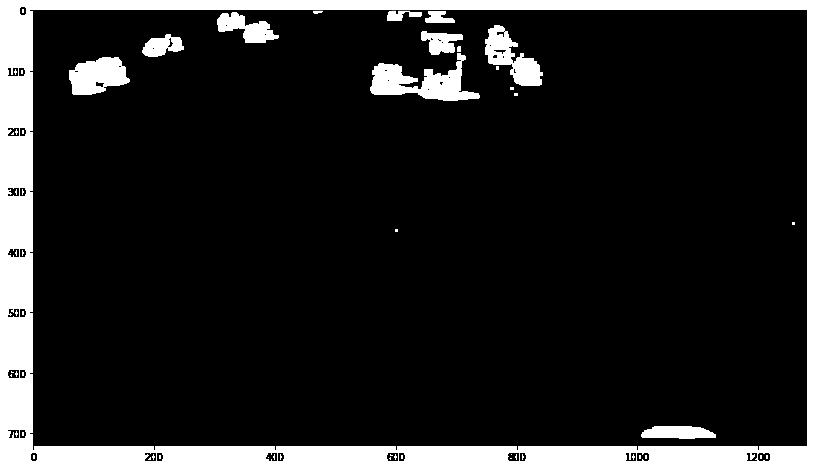
#> input picture images/img1.png, 813 x 469 px, given in place of CarsDrivingUnderBridge.mp4, which was not available
$ jupyter execute car_detection.ipynb   (older library calls are emulated)   (text cells are left out)
#> lines starting #> are read from the running program, lines starting #| are printed output that depends on the picture; pictures that were not available may be replaced by others from this repository, and a replacement may not be noted
[cell 1]
import matplotlib.pyplot as plt
import numpy as np
import cv2
from scipy.spatial.distance import cdist #to calculate minimal euclidean distance

[cell 2]
def closestNodes(cntrs1, cntrs2):
    pairs = []

    for c1 in cntrs1:
        c2 = cntrs2[cdist([c1], cntrs2).argmin()]
        pairs.append([c1,c2])
    return pairs

[cell 3]
def dilatedImage(img1, img2):
    gray1 = cv2.cvtColor(img1, cv2.COLOR_RGB2GRAY)
    gray2 = cv2.cvtColor(img2, cv2.COLOR_RGB2GRAY)

    blur = cv2.GaussianBlur(gray1, (5,5), 0)
    blur = cv2.GaussianBlur(blur, (5,5), 0)
    #blur = cv2.GaussianBlur(blur, (5,5), 0)

    blur2 = cv2.GaussianBlur(gray2, (5,5), 0)
    blur2 = cv2.GaussianBlur(blur2, (5,5), 0)
    #blur2 = cv2.GaussianBlur(blur2, (5,5), 0)

    diff = cv2.absdiff(blur, blur2)
    _, thresh = cv2.threshold(diff, 20, 255, cv2.THRESH_BINARY)
    dilated = cv2.dilate(thresh, None, iterations = 2)
    #dilated = cv2.erode(dilated,np.ones((5,5)),iterations=1)

    return dilated

[cell 4]
cap = cv2.VideoCapture('CarsDrivingUnderBridge.mp4')

ret, frame1 = cap.read()
#> frame1 is the input picture: shape (469, 813, 3); min 0, max 255, mean 34.6
ret, frame2 = cap.read()
ret, frame3 = cap.read()

img1 = frame1.copy()
img2 = frame3.copy()
rgb = cv2.cvtColor(img1, cv2.COLOR_BGR2RGB)
width = img1.shape[0]
#> width = 469
height = img1.shape[1]
#> height = 813

plt.figure(figsize=(14,8))
plt.imshow(rgb)
plt.show()
print(width, height)
#| 469 813

[cell 5]
d2 = dilatedImage(img1,img2)
#> in dilatedImage, `blur = cv2.GaussianBlur(gray1, (5,5), 0)`:
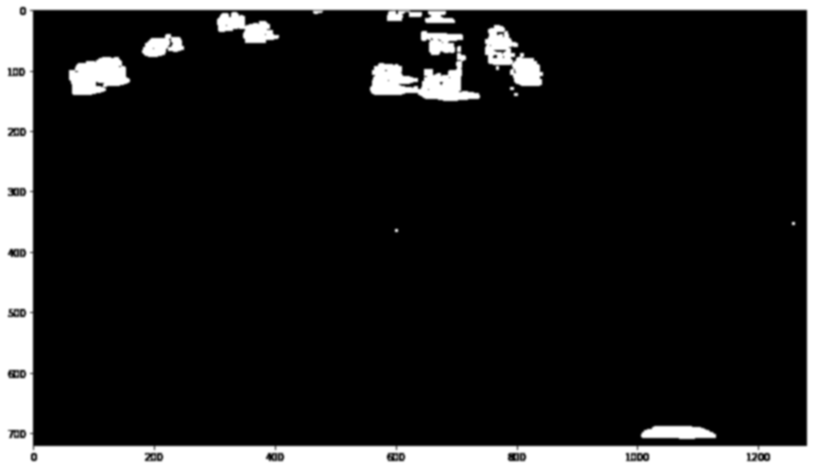
#> blur: shape (469, 813); min 0, max 255, mean 34.6
#> in dilatedImage, `diff = cv2.absdiff(blur, blur2)`: diff: shape (469, 813); every value is 0
plt.figure(figsize=(14,8))
plt.imshow(d2, cmap = 'gray')
plt.show()

[cell 6]
_,testContours,_ = cv2.findContours(d2, cv2.RETR_LIST, cv2.CHAIN_APPROX_SIMPLE)
#> testContours = []

for contour in testContours:
    (x,y,w,h) = cv2.boundingRect(contour)
    area1 = cv2.contourArea(contour)
    if area1 < 1000:
        continue
    (a,b) = (x+w/2, y+h/2)

    cv2.rectangle(rgb, (x,y), (x+w, y+h), (0,255,0), 2)
    cv2.circle(rgb, (int(a),int(b)), 4, (255,0,0), thickness=1, lineType=8, shift=0)
#> this loop made 0 passes
plt.figure(figsize=(14,8))
plt.imshow(rgb)
plt.show()

[cell 7]
# blue line edges
pt1 = (300,250)
pt2 = (1100,250)

# red line edges
pt3 = (70,60)
pt4 = (280,170)

# yellow line
pt7 = (215,20)
pt8 =(370,100)

# Black line (won't be shown - only for calculations)
pt5 = (500,0)
pt6 = (0,350)

cv2.line(rgb,pt1, pt2, (0,0,255), 3) # draw blue line
cv2.line(rgb,pt3, pt4, (255,0,0), 3) # draw red line
cv2.line(rgb,pt5, pt6, (0,0,0), 3) # draw black line
cv2.line(rgb,pt7, pt8, (200,200,0), 3) # draw yellow line
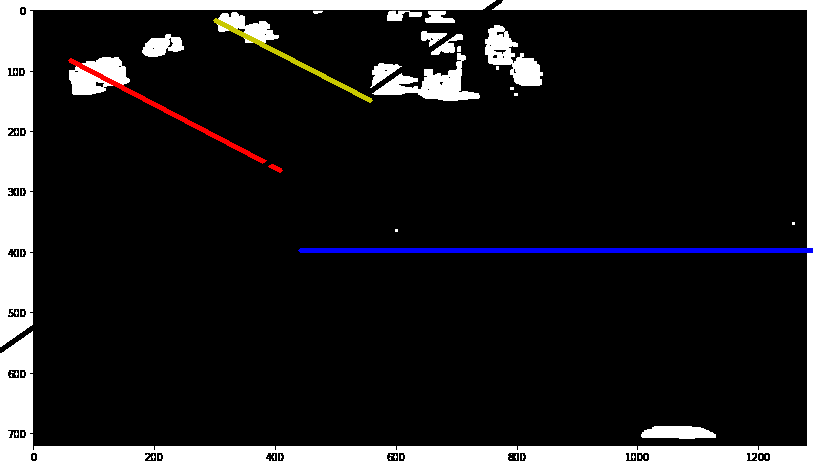
#> rgb: shape (469, 813, 3); mean R, G, B 35.1, 34.3, 35.6
plt.figure(figsize=(14,8))
plt.imshow(rgb)
plt.show()

[cell 8]
# Linear equation
def incline(point1, point2):
    m = (point1[1] - point2[1]) / (point1[0] - point2[0])
    return m

def Fx(x,point1, point2):
    m = incline(point1, point2)
    y = m*x - m*point1[0] + point1[1]
    return y

[cell 9]
cap = cv2.VideoCapture('CarsDrivingUnderBridge.mp4')

ret, frame1 = cap.read()
ret, frame2 = cap.read()
ret, frame3 = cap.read()
ret, frame4 = cap.read()

cntUp = 0
cntDown1 = 0
cntDown2 = 0

while ret == True:
    # finding moving objects between 1st and 2nd frames
    dilated = dilatedImage(frame1, frame3)
    _,contours,_ = cv2.findContours(dilated, cv2.RETR_LIST, cv2.CHAIN_APPROX_SIMPLE)
#> contours = []

    # finding moving objects between 2nd and 3rd frames
    dilated2 = dilatedImage(frame2, frame4)
    _,contours2,_ = cv2.findContours(dilated2, cv2.RETR_LIST, cv2.CHAIN_APPROX_SIMPLE)
#> contours2 = []

    line = 250

    centers1 = []
    # drawing contours, finding their centers and drawing them too
    for contour in contours:
        (x,y,w,h) = cv2.boundingRect(contour)
        area1 = cv2.contourArea(contour)
        if area1 < 1000:
            continue
        (a,b) = (x+w/2, y+h/2)
        centers1.append((a,b))

        cv2.rectangle(frame1, (x,y), (x+w, y+h), (0,255,0), 2)
        cv2.circle(frame1, (int(a),int(b)), 4, (0,0,255), thickness=1, lineType=8, shift=0)
        cv2.line(frame1, pt1, pt2, (255,0,0), 3)
        cv2.line(frame1,pt3, pt4, (0,0,255), 3)
        cv2.line(frame1,pt7, pt8, (0,200,200), 3)
#> after the loop, centers1 = []

    centers2 = []

    # drawing contours, finding their centers and drawing them too
    for contour2 in contours2:
        (x,y,w,h) = cv2.boundingRect(contour2)

        area2 = cv2.contourArea(contour2)
        if area2 < 1000:
            continue
        (a,b) = (x+w/2, y+h/2)
        centers2.append((a,b))
#> after the loop, centers2 = []

    # matching centers by euclidean distance
    pairs = closestNodes(centers1, centers2)
#> pairs = []

    # checking if center point crossed the drawn line
    for pair in pairs:
        (x1,y1), (x2,y2) = pair

        if y1 > line and y2 < line and x1 < 1100 and x1 >= 250:
            cntUp+=1
        else:
            if y1 < Fx(x1, pt5, pt6) and y1 < Fx(x1, pt3, pt4) and y2 < Fx(x2, pt5, pt6) and y2 > Fx(x2, pt3, pt4):
                cntDown1 += 1
            if y1 < Fx(x1, pt5, pt6) and y1 < Fx(x1, pt7, pt8) and y2 < Fx(x2, pt5, pt6) and y2 > Fx(x2, pt7, pt8):
                cntDown2 += 1
#> after the loop, cntDown1 = 0; cntDown2 = 0; cntUp = 0

    # setting counters on window
    font = cv2.FONT_HERSHEY_SIMPLEX
#> font = 0
    fontScale = 1
    color = (255,0,0)
    org = (50, 50)
    thickness = 2
    cv2.putText(frame1, 'Up:{}'.format(cntUp), org, font,
                   fontScale, color, thickness, cv2.LINE_AA)
    if cntDown1 > cntDown2:
        cv2.putText(frame1, 'Down:{}'.format(cntDown1), (50, 100), font, fontScale, (0,0,255), thickness, cv2.LINE_AA)
    else:
        cv2.putText(frame1, 'Down:{}'.format(cntDown2), (50, 100), font, fontScale, (0,0,255), thickness, cv2.LINE_AA)
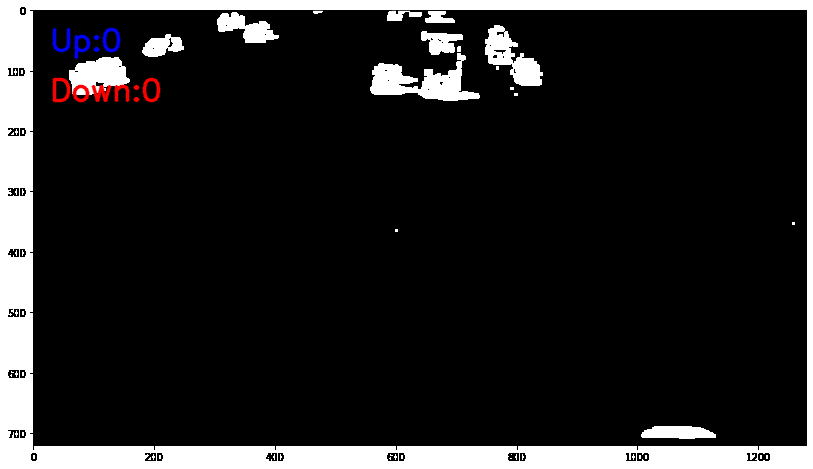
#> frame1: shape (469, 813, 3); mean B, G, R 34.9, 34.5, 35.1

    cv2.imshow('WINDOW', frame1)

    frame1 = frame2
    frame2 = frame3
    frame3 = frame4
    ret, frame4 = cap.read()

    if (cv2.waitKey(20) & 0xff == 27): # ESC key to exit video
#> (key Esc is pressed here)
        break

cap.release()
cv2.destroyAllWindows()
cv2.waitKey(1)
#> Out = 27

$ run again, on images/img2.png
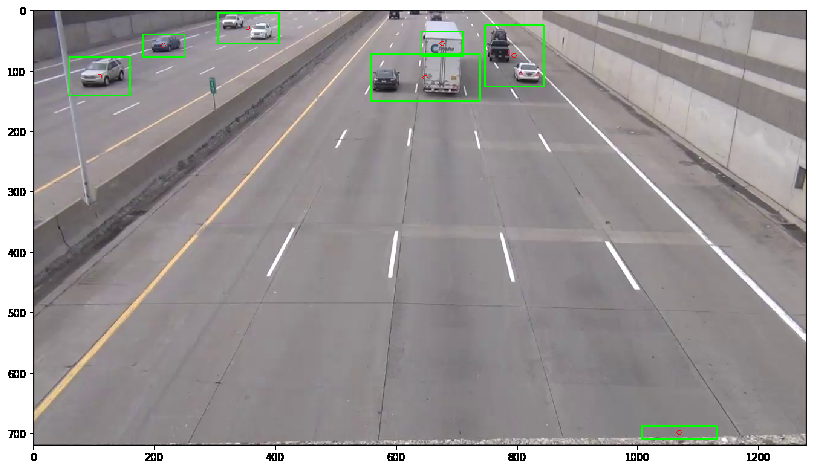
#> input picture images/img2.png, 813 x 469 px, given in place of CarsDrivingUnderBridge.mp4, which was not available
#> frame1 is the input picture: shape (469, 813, 3); mean B, G, R 152.2, 151.8, 155.8
#| 469 813
#> in dilatedImage, `blur = cv2.GaussianBlur(gray1, (5,5), 0)`:
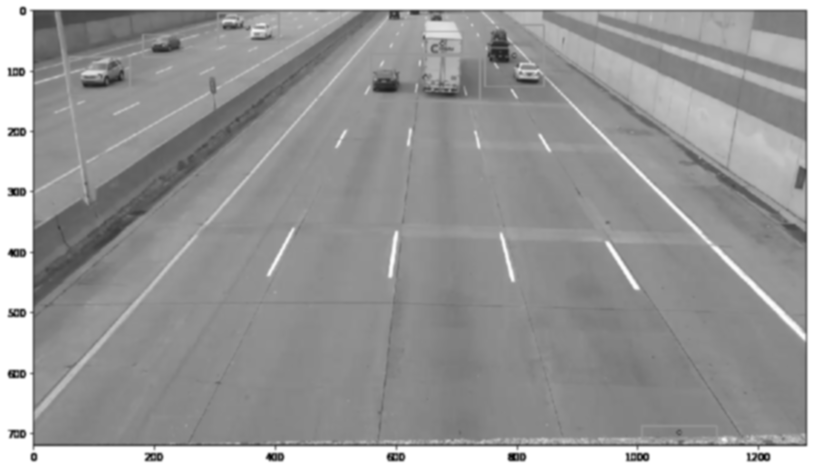
#> blur: shape (469, 813); min 8, max 255, mean 152.4
#> diff: shape (469, 813); every value is 0
#> testContours = []
#> after the loop `for pair in pairs:`: cntDown1 = 0
#> `cv2.putText(frame1, 'Down:{}'.format(cntDown2), (50, 100), font, fontS..`:
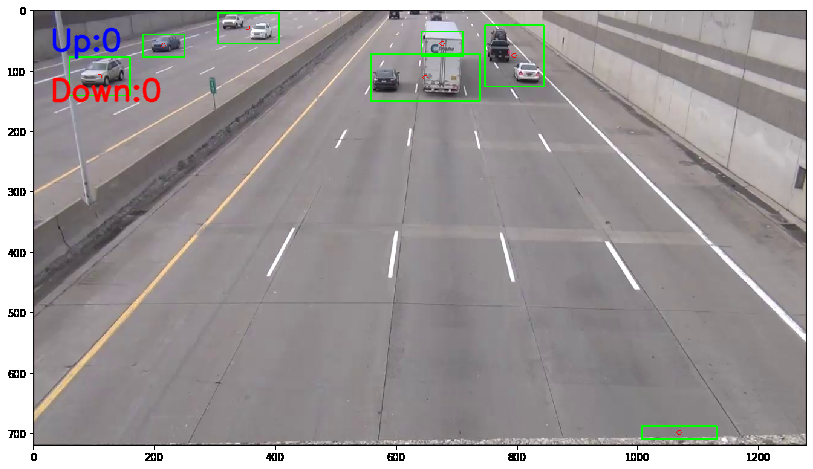
#> frame1: shape (469, 813, 3); mean B, G, R 152.1, 151.3, 155.9
#> Out = 27
